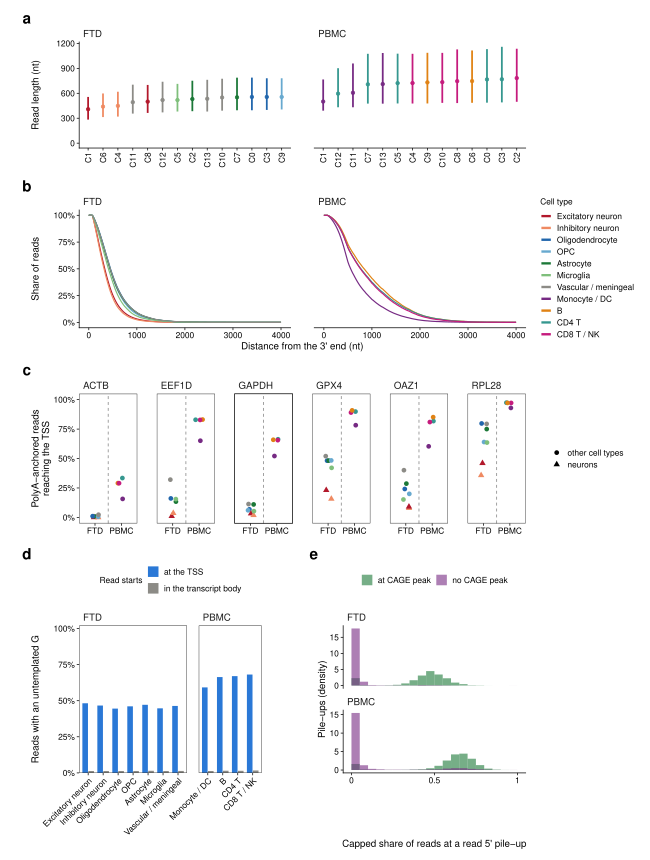

Source code (R):
#!/usr/bin/env Rscript
# Supplementary figure: 5' completeness of the reads and the untemplated-G (cap) signature, FTD
# frontal cortex nuclei (ALS LP00714) vs PBMCs.
#
# (a) aligned read length by cluster (genome-wide read sample);
# (b) 5' completeness K(d) by cell-type class: the share of a gene's polyA-anchored reads
#     extending at least d nt from the 3' end, averaged over single-TSS genes;
# (c) control genes: share of polyA-anchored reads reaching the TSS (dominant sites, both datasets pooled);
# (d) share of reads with an untemplated-G signature, for reads starting at the TSS vs inside the
#     transcript body (single-TSS genes);
# (e) the capped share of reads at each read 5' pile-up (TSS peak called from the reads alone), split by
#     whether a CAGE peak lies within 25 nt (since 2026-11-11; earlier versions used TSS switch sites).
#
# Inputs: ALS_LP00714/ALS_LRAA_eval/__TSS_Truncation_Check/{ALS,PBMC}.{lengths,reads}.tsv.gz (a, c),
# __TSS_5prime_Completeness/{ALS,PBMC}.{genes,extent,capsig} (b, d), and for (e)
# __TSS_5prime_Completeness/cap_calibration/out/{FTD,PBMC}.peaks.tsv.gz: every read 5' pile-up LRAA's
# pre-pass calls, with informative and capped read counts by LRAA's trusted-5'-end rules (G run above the
# sc Kinnex baseline of 0) and CAGE overlap within 25 nt.
# The computations follow those dirs' tss_truncation_check.Rmd and tss_5prime_completeness.Rmd.
# Signature rates use reads whose genomic base upstream of the 5' end is not G, so that a G in the
# soft clip cannot be templated.
#
# Writes SuppFig_TSS_5prime.pdf at the manuscript text width, fonts embedded, and
# SuppFig_TSS_5prime.values.tsv (the numbers the text cites).
# Run from this directory:  Rscript SuppFig_TSS_5prime.R

suppressPackageStartupMessages({
    library(tidyverse)
    library(data.table)
    library(patchwork)
})
source("../../LRAA_paper-PBMCs_study/__Paper_Figures/paper_fig_style.R")

TRUNC = "truncation_check"
COMPL = "completeness"
PEAKS = c(ALS = file.path(COMPL, "cap_calibration/out/FTD.peaks.tsv.gz"),
          PBMC = file.path(COMPL, "cap_calibration/out/PBMC.peaks.tsv.gz"))
DS = c("ALS", "PBMC")
DS_LABEL = c(ALS = "FTD", PBMC = "PBMC")

class_map = list(
    ALS = c("0" = "Oligodendrocyte", "3" = "Oligodendrocyte", "1" = "Excitatory neuron", "8" = "Excitatory neuron",
            "4" = "Inhibitory neuron", "6" = "Inhibitory neuron", "2" = "Astrocyte", "7" = "Astrocyte",
            "5" = "Microglia", "9" = "OPC", "10" = "Vascular / meningeal", "11" = "Vascular / meningeal",
            "12" = "Vascular / meningeal", "13" = "Vascular / meningeal"),
    PBMC = c("1" = "Monocyte / DC", "11" = "Monocyte / DC", "13" = "Monocyte / DC", "6" = "B", "9" = "B",
             "3" = "CD4 T", "7" = "CD4 T", "0" = "CD4 T", "5" = "CD4 T", "12" = "CD4 T",
             "2" = "CD8 T / NK", "4" = "CD8 T / NK", "8" = "CD8 T / NK", "10" = "CD8 T / NK"))
class_order = c("Excitatory neuron", "Inhibitory neuron", "Oligodendrocyte", "OPC", "Astrocyte", "Microglia",
                "Vascular / meningeal", "Monocyte / DC", "B", "CD4 T", "CD8 T / NK")
class_colors = setNames(c("#b2182b", "#ef8a62", "#2166ac", "#67a9cf", "#1b7837", "#7fbf7b", "#8c8b86",
                          "#762a83", "#e08214", "#35978f", "#c51b7d"), class_order)
cls = function(ds, cluster) unname(class_map[[ds]][sub("Cluster_", "", cluster)])
neuron = c("Excitatory neuron", "Inhibitory neuron")

WIDTH_IN = 6.5
HEIGHT_IN = 8.6
# space between facets, so the last tick label of one facet does not run into the first of the next
FACET_GAP = theme(panel.spacing.x = unit(6, "mm"))
# a box around each facet where the panels would otherwise read as one
FACET_BOX = theme(panel.border = element_rect(fill = NA, color = "black", linewidth = PAPER$line),
                  axis.line = element_blank(), panel.spacing.x = unit(3, "mm"))
values = list()
val = function(...) values[[length(values) + 1]] <<- tibble(...)

# ---- (a) read length by cluster
lengths = rbindlist(lapply(DS, function(ds) fread(file.path(TRUNC, paste0(ds, ".lengths.tsv.gz")))[, dataset := ds]))
lengths[, aligned_len := as.numeric(aligned_len)]
lengths[, class := cls(dataset, cluster), by = dataset]
lengths[, cl := sub("Cluster_", "C", cluster)]
len_stats = lengths[, .(median = median(aligned_len), q25 = quantile(aligned_len, 0.25),
                        q75 = quantile(aligned_len, 0.75)), by = .(dataset, cl, class)]
len_stats[, `:=`(dataset = factor(DS_LABEL[dataset], levels = DS_LABEL), class = factor(class, levels = class_order))]
val(lengths[, .(median = median(aligned_len)), by = .(dataset, neuron = class %in% neuron)] %>%
        transmute(dataset, group = if_else(neuron, "neurons", if_else(dataset == "PBMC", "all", "other")), measure = "median_read_length", value = median))
val(lengths[, .(median = median(aligned_len)), by = .(dataset, cl)] %>%
        transmute(dataset, group = cl, measure = "median_read_length", value = median))

p_a = ggplot(len_stats, aes(reorder(paste(dataset, cl), median), median, color = class)) +
    geom_linerange(aes(ymin = q25, ymax = q75), linewidth = 0.6) +
    geom_point(size = 1) +
    facet_grid(~ dataset, scales = "free_x", space = "free_x") +
    scale_x_discrete(labels = function(x) sub(".* ", "", x)) +
    scale_color_manual(values = class_colors, drop = TRUE, guide = "none") +
    scale_y_continuous(limits = c(0, NA)) +
    labs(x = NULL, y = "Read length (nt)") +
    theme_paper() +
    theme(axis.text.x = element_text(angle = 90, vjust = 0.5, hjust = 1), panel.spacing.x = unit(6, "mm"))

# ---- (b) 5' completeness curves by cell-type class
genes = rbindlist(lapply(DS, function(ds) fread(file.path(COMPL, paste0(ds, ".genes.tsv")))[, dataset := ds]), fill = TRUE)
use = genes[status == "ok" & cage %in% c("single", "none")]
ext = rbindlist(lapply(DS, function(ds) fread(file.path(COMPL, paste0(ds, ".extent.tsv.gz")))[, dataset := ds]))
ext = merge(ext, use[, .(dataset, gene_key, L)], by = c("dataset", "gene_key"))
ext[, class := cls(dataset, cluster), by = dataset]
hist = ext[extent_hist != "", {
    p = strsplit(strsplit(extent_hist, ";")[[1]], ":")
    .(bin = as.integer(sapply(p, `[`, 1)), n = as.integer(sapply(p, `[`, 2)))
}, by = .(dataset, gene_key, cluster)]
hist = merge(hist, ext[, .(dataset, gene_key, cluster, class)], by = c("dataset", "gene_key", "cluster"))
grid = seq(0, 4000, by = 25)
tot = ext[, .(n = sum(n_anchored), r = sum(n_reach), L = L[1]), by = .(dataset, gene_key, class)][n >= 20]
h = hist[, .(n = sum(n)), by = .(dataset, gene_key, class, bin)]
hc = h[order(-bin), .(bin, cum = cumsum(n)), by = .(dataset, gene_key, class)][order(bin)]
pts = tot[, .(d = grid[grid <= L]), by = .(dataset, gene_key, class)]
pts = merge(pts, tot, by = c("dataset", "gene_key", "class"))
pts[, bin := d]
pts[, cum := hc[pts, on = c("dataset", "gene_key", "class", "bin"), roll = -Inf, x.cum]]
pts[is.na(cum), cum := 0]
pts[, S := (r + cum) / n]
K = pts[, .(K = mean(S), genes = .N), by = .(dataset, class, d)][genes >= 20]
val(K[d == 1000] %>% transmute(dataset, group = class, measure = "K_1000nt", value = K))
K[, `:=`(dataset = factor(DS_LABEL[dataset], levels = DS_LABEL), class = factor(class, levels = class_order))]

p_b = ggplot(K, aes(d, K, color = class)) +
    geom_line(linewidth = 0.4) +
    facet_wrap(~ dataset) +
    scale_color_manual(values = class_colors, drop = TRUE, name = "Cell type") +
    scale_y_continuous(labels = scales::percent, limits = c(0, 1)) +
    labs(x = "Distance from the 3' end (nt)", y = "Share of reads") +
    theme_paper() + FACET_GAP + theme(legend.key.height = unit(3, "mm")) +
    guides(color = guide_legend(ncol = 1, override.aes = list(linewidth = 0.8)))

# ---- (c) control genes: polyA-anchored reads reaching the TSS (user, 2026-11-16). Per gene, one dominant TSS, PolyA
# site and isoform, from both datasets' reads pooled (__TSS_Truncation_Check/control_gene_tss_reach.py); the reads
# counted end at the PolyA site and follow the isoform's splicing from their 5' end on. Replaces the per-dataset
# main annotated transcript, which put EEF1D (FTD) and OAZ1 on partial models starting inside the gene.
reads = fread(file.path(TRUNC, "control_genes.reads.tsv.gz"))[, dataset := c(FTD = "ALS", PBMC = "PBMC")[dataset]]
reads[, class := cls(dataset, cluster), by = dataset]
reach = reads[, .(reads = .N, reach_TSS = mean(reaches_tss)), by = .(dataset, gene, class)][reads >= 30]
val(reach %>% transmute(dataset, group = paste(gene, class, sep = ":"), measure = "reach_TSS", value = reach_TSS))
val(reach[class %in% neuron | dataset == "PBMC", .(lo = min(reach_TSS), hi = max(reach_TSS)), by = .(dataset, gene)] %>%
        pivot_longer(c(lo, hi), names_to = "end", values_to = "value") %>%
        transmute(dataset, group = paste(gene, if_else(dataset == "PBMC", "all classes", "neurons"), sep = ":"),
                  measure = paste0("reach_TSS_", end), value))
anch = fread(file.path(TRUNC, "control_genes.anchoring.tsv"))[, dataset := c(FTD = "ALS", PBMC = "PBMC")[dataset]]
val(anch %>% transmute(dataset, group = gene, measure = "share_ending_at_polyA", value = share_ending_at_polyA))
reach[, `:=`(dataset = factor(DS_LABEL[dataset], levels = DS_LABEL), class = factor(class, levels = class_order))]

# only the share of reads reaching the TSS is drawn; one column per gene, FTD and PBMC side by side; neurons as triangles
reach[, neuron := class %in% neuron]
p_c = ggplot(reach, aes(dataset, reach_TSS, color = class, shape = neuron)) +
    geom_vline(xintercept = 1.5, linetype = "dashed", linewidth = PAPER$line, color = "grey50") +   # FTD | PBMC groups
    geom_point(size = 1.4, position = position_jitter(width = 0.15, height = 0, seed = 1)) +
    facet_grid(~ gene) +
    scale_color_manual(values = class_colors, drop = TRUE, guide = "none") +
    scale_shape_manual(values = c(`FALSE` = 16, `TRUE` = 17), labels = c(`FALSE` = "other cell types", `TRUE` = "neurons"),
                       name = NULL) +
    scale_y_continuous(labels = scales::percent, limits = c(0, 1), breaks = c(0, 0.25, 0.5, 0.75, 1)) +
    labs(x = NULL, y = "PolyA-anchored reads\nreaching the TSS") +
    theme_paper() + FACET_BOX +
    theme(legend.position = "right", legend.key.height = unit(3, "mm"), panel.spacing.x = unit(5, "mm"))

# ---- (d) untemplated-G signature: reads starting at the TSS vs inside the transcript body
cap = rbindlist(lapply(DS, function(ds) fread(file.path(COMPL, paste0(ds, ".capsig.tsv.gz")))[, dataset := ds]))
cap = cap[use[, .(dataset, gene_key)], on = .(dataset, gene_key), nomatch = 0]
cap[, class := cls(dataset, cluster), by = dataset]
grate = cap[upstream_G == 0 & five_class %in% c("TSS", "body"),
            .(G_rate = sum(reads[clip == "G"]) / sum(reads), reads = sum(reads)), by = .(dataset, class, five_class)]
val(cap[upstream_G == 0 & five_class %in% c("TSS", "body"),
        .(value = sum(reads[clip == "G"]) / sum(reads)), by = .(dataset, five_class)] %>%
        transmute(dataset, group = five_class, measure = "G_signature_rate", value))
grate[, `:=`(dataset = factor(DS_LABEL[dataset], levels = DS_LABEL),
             five_class = factor(five_class, levels = c("TSS", "body"), labels = c("at the TSS", "in the transcript body")),
             class = factor(class, levels = class_order))]

p_d = ggplot(grate, aes(class, G_rate, fill = five_class)) +
    geom_col(position = position_dodge(width = 0.8), width = 0.75) +
    facet_grid(~ dataset, scales = "free_x", space = "free_x") +
    scale_fill_manual(values = c("at the TSS" = "#2a78d6", "in the transcript body" = "#8c8b86"), name = "Read starts") +
    guides(fill = guide_legend(nrow = 2)) +
    scale_y_continuous(labels = scales::percent, limits = c(0, 1), expand = expansion(mult = c(0, 0.02))) +
    labs(x = NULL, y = "Reads with an untemplated G") +
    theme_paper() + FACET_BOX +
    theme(axis.text.x = element_text(angle = 45, hjust = 1), legend.position = "top")

# ---- (e) capped share at read 5' pile-ups (LRAA's TSS peak calling from the reads, before any TSS rule),
# split by whether a FANTOM5 CAGE peak lies within 25 nt; pile-ups with >= 20 informative reads
pk = rbindlist(lapply(DS, function(ds) fread(PEAKS[[ds]])[, dataset := ds]))[n_informative >= 20]
pk[, group := ifelse(as.logical(in_CAGE), "at CAGE peak", "no CAGE peak")]
val(pk[, .(value = median(capped_frac)), by = .(dataset, group)] %>% transmute(dataset, group, measure = "pileup_capped_frac_median", value))
val(pk[, .(value = .N), by = .(dataset, group)] %>% transmute(dataset, group, measure = "pileups", value))
val(pk[, .(value = mean(capped_frac < 0.1)), by = .(dataset, group)] %>% transmute(dataset, group, measure = "pileup_share_below_0.1", value))
pk[, dataset := factor(DS_LABEL[dataset], levels = DS_LABEL)]
p_e = ggplot(pk, aes(capped_frac, after_stat(density), fill = group)) +
    geom_histogram(binwidth = 0.05, boundary = 0, position = "identity", alpha = 0.6, color = NA) +
    scale_fill_manual(values = c("at CAGE peak" = "#1b7837", "no CAGE peak" = "#762a83"), name = NULL) +
    facet_wrap(~ dataset, ncol = 1, scales = "free_y") +
    scale_x_continuous(breaks = c(0, 0.5, 1), labels = c("0", "0.5", "1")) +
    labs(x = "Capped share of reads at a read 5\' pile-up", y = "Pile-ups (density)") +
    theme_paper() + FACET_GAP + theme(legend.position = "top")

# each panel keeps its own legend (collected legends sat far from (d) and (e)); a left margin so no
# y-axis title is cut at the page edge
# a spacer column between (d) and (e), so (e)'s axis title stands clear of (d)
fig = (p_a / p_b / p_c / ((p_d | plot_spacer() | p_e) + plot_layout(widths = c(1, 0.08, 1))) +
       plot_layout(heights = c(0.9, 1, 1.1, 1.25))) +
    plot_annotation(tag_levels = "a") &
    theme(plot.tag = element_text(size = 11, face = "bold", family = PAPER$font),
          plot.margin = margin(4, 4, 4, 8))

ggsave("SuppFig_TSS_5prime.pdf", fig, width = WIDTH_IN, height = HEIGHT_IN, device = grDevices::pdf, useDingbats = FALSE)
embed_fonts("SuppFig_TSS_5prime.pdf")

values = bind_rows(values) %>%
    mutate(dataset = DS_LABEL[dataset])
write_tsv(values, "SuppFig_TSS_5prime.values.tsv")
cat("wrote SuppFig_TSS_5prime.pdf and SuppFig_TSS_5prime.values.tsv\n")
